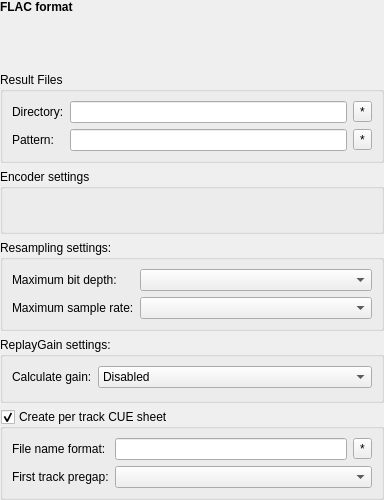
<?xml version="1.0" encoding="UTF-8"?>
<ui version="4.0">
 <class>ProfileWidget</class>
 <widget class="QWidget" name="ProfileWidget">
  <property name="geometry">
   <rect>
    <x>0</x>
    <y>0</y>
    <width>384</width>
    <height>500</height>
   </rect>
  </property>
  <property name="windowTitle">
   <string>Form</string>
  </property>
  <layout class="QVBoxLayout" name="verticalLayout">
   <property name="leftMargin">
    <number>0</number>
   </property>
   <property name="topMargin">
    <number>0</number>
   </property>
   <property name="rightMargin">
    <number>0</number>
   </property>
   <property name="bottomMargin">
    <number>0</number>
   </property>
   <item>
    <widget class="QLabel" name="formatLabel">
     <property name="minimumSize">
      <size>
       <width>0</width>
       <height>32</height>
      </size>
     </property>
     <property name="font">
      <font>
       <weight>75</weight>
       <bold>true</bold>
      </font>
     </property>
     <property name="text">
      <string notr="true">FLAC format</string>
     </property>
     <property name="alignment">
      <set>Qt::AlignLeading|Qt::AlignLeft|Qt::AlignTop</set>
     </property>
    </widget>
   </item>
   <item>
    <widget class="QGroupBox" name="outFilesBox">
     <property name="title">
      <string>Result Files</string>
     </property>
     <property name="flat">
      <bool>true</bool>
     </property>
     <layout class="QFormLayout" name="formLayout_4">
      <item row="0" column="0">
       <widget class="QLabel" name="outDirLabel">
        <property name="text">
         <string comment="Preferences form label text">Directory:</string>
        </property>
        <property name="buddy">
         <cstring>outDirEdit</cstring>
        </property>
       </widget>
      </item>
      <item row="0" column="1">
       <layout class="QHBoxLayout" name="horizontalLayout_3">
        <item>
         <widget class="QLineEdit" name="outDirEdit">
          <property name="sizePolicy">
           <sizepolicy hsizetype="Expanding" vsizetype="Fixed">
            <horstretch>0</horstretch>
            <verstretch>0</verstretch>
           </sizepolicy>
          </property>
          <property name="toolTip">
           <string comment="Preferences form tooltip for &quot;Directory&quot; edit">You can browse to the destination directory. You can also input it manually.

If the path is left empty or starts with &quot;.&quot; (dot), the result files will be placed in the same directory as the source.</string>
          </property>
         </widget>
        </item>
        <item>
         <widget class="OutDirButton" name="outDirButton">
          <property name="text">
           <string notr="true">*</string>
          </property>
         </widget>
        </item>
       </layout>
      </item>
      <item row="1" column="0">
       <widget class="QLabel" name="outPatternLabel">
        <property name="text">
         <string comment="Preferences form label text">Pattern:</string>
        </property>
        <property name="buddy">
         <cstring>outPatternEdit</cstring>
        </property>
       </widget>
      </item>
      <item row="1" column="1">
       <layout class="QHBoxLayout" name="horizontalLayout_7">
        <item>
         <widget class="QLineEdit" name="outPatternEdit">
          <property name="sizePolicy">
           <sizepolicy hsizetype="Expanding" vsizetype="Fixed">
            <horstretch>0</horstretch>
            <verstretch>0</verstretch>
           </sizepolicy>
          </property>
          <property name="toolTip">
           <string comment="Preferences form tooltip for &quot;Pattern&quot; edit">&lt;style type=&quot;text/css&quot;&gt;
.term {font-weight: bold;}
.def  { white-space: nowrap; }
&lt;/style&gt;
Tokens start with %. You can use the following tokens:
&lt;table&gt;
&lt;tr&gt;&lt;td class=&quot;term&quot;&gt;%n&lt;/td&gt; &lt;td class=&quot;def&quot;&gt; - Track number  &lt;/td&gt;
        &lt;td class=&quot;term&quot;&gt;%N&lt;/td&gt; &lt;td class=&quot;def&quot;&gt; - Total number of tracks&lt;/td&gt;&lt;/tr&gt;
&lt;tr&gt;&lt;td class=&quot;term&quot;&gt;%a&lt;/td&gt; &lt;td class=&quot;def&quot;&gt; - Artist&lt;/td&gt;
        &lt;td class=&quot;term&quot;&gt;%A&lt;/td&gt; &lt;td class=&quot;def&quot;&gt; - Album title&lt;/td&gt;&lt;/tr&gt;
&lt;tr&gt;&lt;td class=&quot;term&quot;&gt;%t&lt;/td&gt; &lt;td class=&quot;def&quot;&gt; - Track title&lt;/td&gt;
        &lt;td class=&quot;term&quot;&gt;%y&lt;/td&gt; &lt;td class=&quot;def&quot;&gt; - Year&lt;/td&gt;&lt;/tr&gt;
&lt;tr&gt;&lt;td class=&quot;term&quot;&gt;%g&lt;/td&gt; &lt;td class=&quot;def&quot;&gt; - Genre&lt;/td&gt;
        &lt;td class=&quot;term&quot;&gt;&lt;/td&gt; &lt;td class=&quot;def&quot;&gt;&lt;/td&gt;&lt;/tr&gt;
&lt;/table&gt;
&lt;br&gt;&lt;br&gt;
If you surround sections of text that contain a token with braces, these sections will be hidden if the token is empty.</string>
          </property>
         </widget>
        </item>
        <item>
         <widget class="OutPatternButton" name="outPatternButton">
          <property name="text">
           <string notr="true">*</string>
          </property>
         </widget>
        </item>
       </layout>
      </item>
     </layout>
    </widget>
   </item>
   <item>
    <widget class="QGroupBox" name="encoderGroup">
     <property name="title">
      <string>Encoder settings</string>
     </property>
     <property name="flat">
      <bool>true</bool>
     </property>
    </widget>
   </item>
   <item>
    <widget class="QGroupBox" name="resampleGroup">
     <property name="title">
      <string extracomment="Preferences dialog: group caption">Resampling settings:</string>
     </property>
     <property name="flat">
      <bool>true</bool>
     </property>
     <layout class="QFormLayout" name="formLayout">
      <item row="0" column="0">
       <widget class="QLabel" name="bitDepthLabel">
        <property name="text">
         <string>Maximum bit depth:</string>
        </property>
        <property name="buddy">
         <cstring>bitDepthComboBox</cstring>
        </property>
       </widget>
      </item>
      <item row="0" column="1">
       <widget class="QComboBox" name="bitDepthComboBox"/>
      </item>
      <item row="1" column="0">
       <widget class="QLabel" name="sampleRateLabel">
        <property name="text">
         <string>Maximum sample rate:</string>
        </property>
        <property name="buddy">
         <cstring>sampleRateComboBox</cstring>
        </property>
       </widget>
      </item>
      <item row="1" column="1">
       <widget class="QComboBox" name="sampleRateComboBox"/>
      </item>
     </layout>
    </widget>
   </item>
   <item>
    <widget class="QGroupBox" name="gainGroup">
     <property name="title">
      <string>ReplayGain settings:</string>
     </property>
     <property name="flat">
      <bool>true</bool>
     </property>
     <layout class="QFormLayout" name="formLayout_2">
      <item row="0" column="0">
       <widget class="QLabel" name="gainLabel">
        <property name="text">
         <string>Calculate gain:</string>
        </property>
        <property name="buddy">
         <cstring>gainComboBox</cstring>
        </property>
       </widget>
      </item>
      <item row="0" column="1">
       <widget class="QComboBox" name="gainComboBox">
        <item>
         <property name="text">
          <string>Disabled</string>
         </property>
        </item>
       </widget>
      </item>
     </layout>
    </widget>
   </item>
   <item>
    <widget class="QGroupBox" name="perTrackCueGroup">
     <property name="title">
      <string extracomment="Preferences dialog: group caption">Create per track CUE sheet</string>
     </property>
     <property name="flat">
      <bool>true</bool>
     </property>
     <property name="checkable">
      <bool>true</bool>
     </property>
     <layout class="QFormLayout" name="formLayout_3">
      <item row="0" column="0">
       <widget class="QLabel" name="perTrackCueLabel">
        <property name="text">
         <string extracomment="Settings dialog, label for the edit control with name of the created CUE file.">File name format:</string>
        </property>
        <property name="buddy">
         <cstring>perTrackCueFormatEdit</cstring>
        </property>
       </widget>
      </item>
      <item row="0" column="1">
       <layout class="QHBoxLayout" name="horizontalLayout_6">
        <item>
         <widget class="QLineEdit" name="perTrackCueFormatEdit">
          <property name="sizePolicy">
           <sizepolicy hsizetype="Preferred" vsizetype="Fixed">
            <horstretch>0</horstretch>
            <verstretch>0</verstretch>
           </sizepolicy>
          </property>
          <property name="minimumSize">
           <size>
            <width>200</width>
            <height>0</height>
           </size>
          </property>
         </widget>
        </item>
        <item>
         <widget class="OutPatternButton" name="perTrackCueFormatBtn">
          <property name="text">
           <string notr="true">*</string>
          </property>
         </widget>
        </item>
       </layout>
      </item>
      <item row="1" column="0">
       <widget class="QLabel" name="preGapLabel">
        <property name="text">
         <string>First track pregap:</string>
        </property>
        <property name="buddy">
         <cstring>preGapComboBox</cstring>
        </property>
       </widget>
      </item>
      <item row="1" column="1">
       <widget class="QComboBox" name="preGapComboBox">
        <property name="sizePolicy">
         <sizepolicy hsizetype="Preferred" vsizetype="Fixed">
          <horstretch>1</horstretch>
          <verstretch>0</verstretch>
         </sizepolicy>
        </property>
        <property name="sizeIncrement">
         <size>
          <width>0</width>
          <height>0</height>
         </size>
        </property>
       </widget>
      </item>
     </layout>
    </widget>
   </item>
  </layout>
 </widget>
 <customwidgets>
  <customwidget>
   <class>OutPatternButton</class>
   <extends>QToolButton</extends>
   <header>controls.h</header>
  </customwidget>
  <customwidget>
   <class>OutDirButton</class>
   <extends>QToolButton</extends>
   <header>controls.h</header>
  </customwidget>
 </customwidgets>
 <tabstops>
  <tabstop>outDirEdit</tabstop>
  <tabstop>outDirButton</tabstop>
  <tabstop>outPatternEdit</tabstop>
  <tabstop>outPatternButton</tabstop>
  <tabstop>bitDepthComboBox</tabstop>
  <tabstop>sampleRateComboBox</tabstop>
  <tabstop>gainComboBox</tabstop>
  <tabstop>perTrackCueGroup</tabstop>
  <tabstop>perTrackCueFormatEdit</tabstop>
  <tabstop>perTrackCueFormatBtn</tabstop>
  <tabstop>preGapComboBox</tabstop>
 </tabstops>
 <resources/>
 <connections/>
</ui>
